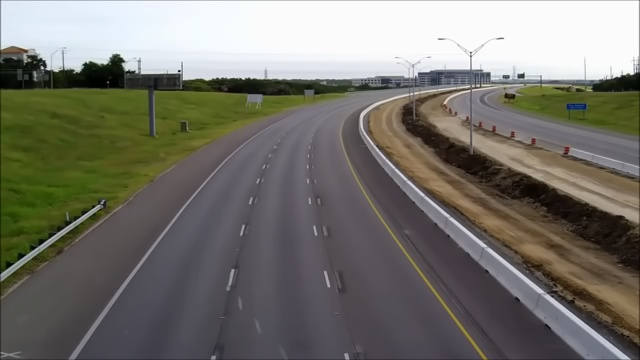
//> input picture OpenCV/CarCounting/background.jpg, 640 x 360 px
$ ./CarCounting   (built with g++ and OpenCV 4)
//> lines starting //> are read from the running program, lines starting //| are printed output that depends on the picture; after the words box and inside, x2 and y2 are one past the last pixel; in counts of white or black regions, pixels touching at a corner belong together; pictures that were not available may be replaced by others from this repository, and a replacement may not be noted
#include <opencv2/imgcodecs.hpp>
#include <opencv2/highgui.hpp>
#include <opencv2/imgproc.hpp>
#include <iostream>
#include <vector>
#include <thread>
#include <chrono>

//******************************************************************************
//! \brief Return the median value from a vector of data.
//! \note The vector \c elements will be sorted (side effect).
//******************************************************************************
// [98 lines left out: functions median, block_median, background_estimation, not called in this run]

//******************************************************************************
//! \brief Create a mask image by removing the background image on the current
//! image of the video. For each pixel at position (x,x) we do:
//! Mask(x,y) = (abs(DynamicImage(x,y) - StaticImage(x,y)) > threshold) ? 255 : 0
//! \param[in] img: dyanmic image (the current image of the video).
//! \param[in] bg: static image (background)
//! \param[in] threshold: value in where pixel of the mask will be 1.
//! \return The mask image.
//******************************************************************************
static cv::Mat create_mask(cv::Mat const& img, cv::Mat const& bg, uint8_t const threshold)
{
    cv::Mat image;
    cv::cvtColor(img, image, cv::COLOR_BGR2GRAY);

    cv::Mat background;
    cv::cvtColor(bg, background, cv::COLOR_BGR2GRAY);

    cv::Mat mask(image.size(), CV_8UC1, cv::Scalar(0));
    for (int i = 0; i < image.cols; ++i)
    {
        for (int j = 0; j < image.rows; ++j)
        {
            if (abs(background.at<uchar>(j, i) - image.at<uchar>(j, i)) > threshold)
            {
                mask.at<uchar>(j, i) = 255u;
            }
        }
    }

    return mask;
}

//******************************************************************************
//! \brief Helper class defining a zone and count points inside
//******************************************************************************
class CountingZone
{
public:

    //! \brief Define the zone to watch. A blue rectangle will be draw.
    void zone(cv::Rect zone_)
    {
        m_zone = zone_;
    }

    //! \brief Is the zone contains the given point ?
    //! \return true if the point is inside the zone defined by this instance.
    bool contains(cv::Point2f const& pt)
    {
        return m_zone.contains(pt);
    }

    //! \brief Reset the counter.
    void begin()
    {
        m_count = 0u;
        m_color = cv::Scalar(255, 0, 0);
    }

    //! \brief Increment the counter.
    // [5 lines left out: function incr, not called in this run]

    //! \brief Increment the number of car if the number of cars has increased
    //! compared the previous time.
    //! \note this basic algorithm is not 100% reliable.
    void end()
    {
        if (m_count > m_prev_count)
        {
            ++m_cars;
        }
        m_prev_count = m_count;
    }

    //! \brief Draw the number the zone and the number of cars
    void draw(cv::Mat& frame)
    {
        cv::Scalar color;
        cv::rectangle(frame, m_zone, m_color, 5);
        cv::putText(frame, std::to_string(m_cars),
                    cv::Point(m_zone.x, m_zone.y - 10),
                    cv::FONT_HERSHEY_COMPLEX_SMALL, 2,
                    cv::Scalar(255, 255, 255), 2);
        m_color = cv::Scalar(255, 0, 0);
    }

private:

    size_t m_cars = 0u;
    size_t m_count = 0u;
    size_t m_prev_count = 0u;
    cv::Rect m_zone;
    cv::Scalar m_color = cv::Scalar(255, 0, 0);
};

//******************************************************************************
//! \brief Detect dynamic objects and count them
//! \note We can save some CPU computations by reducing directly the mask to the
//! desired areas.
//******************************************************************************
static void detect_cars(cv::Mat& frame, cv::Mat const& mask, std::vector<CountingZone>& counters)
{
    // Do some treatments on the mask
    //cv::Mat kernel = cv::getStructuringElement(cv::MORPH_RECT, cv::Size(5,5));
    //cv::Mat maskErode;
    //cv::erode(mask, maskErode, kernel);
    cv::Mat kernel = cv::getStructuringElement(cv::MORPH_RECT, cv::Size(5,5));
    cv::dilate(mask, mask, kernel, cv::Point(-1,-1), 3);
    cv::imshow("Mask", mask);

    // Find dynamic objects
    std::vector<std::vector<cv::Point>> contours;
    std::vector<cv::Vec4i> hierarchy;
    cv::findContours(mask, contours, hierarchy, cv::RETR_EXTERNAL, cv::CHAIN_APPROX_SIMPLE);

    // Show dynamic objects
    std::vector<cv::Point2f> centers(contours.size());
    std::vector<float> radius(contours.size());
    for (size_t i = 0; i < contours.size(); ++i)
    {
        cv::drawContours(frame, contours, int(i), cv::Scalar(255,0,0), 2, cv::LINE_8, hierarchy, 0);
        cv::minEnclosingCircle(contours[i], centers[i], radius[i]);
    }

    for (auto& counter: counters)
    {
        counter.begin();
        for (size_t i = 0u; i < contours.size(); ++i)
        {
            if ((radius[i] > 20.0f) && (counter.contains(centers[i])))
            {
                cv::circle(frame, centers[i], 5, cv::Scalar(0,0,255), 10);//cv::FILLED);
                counter.incr();
            }
        }
        counter.end();
    }
}

//******************************************************************************
// g++ -W -Wall --std=c++11 CarCounting.cpp -o CarCounting `pkg-config --libs --cflags opencv`
//******************************************************************************
int main()
{
    cv::Mat background, frame, mask;

    // Open the video of driving cars on a highway.
    cv::VideoCapture cap("autoroute.mp4");
    if (!cap.isOpened())
    {
        std::cerr << "Error opening video file" << std::endl;
        return EXIT_FAILURE;
    }
    //int rate = static_cast<int>(1000.0 / cap.get(vc::CAP_PROP_FPS));

    // Load the image of the highway if present, else create it.
    background = cv::imread("background.jpg");
//> background is the input picture: 360 rows x 640 cols, CV_8UC3; mean B, G, R 108.5, 116.4, 117.9
    if (background.empty())
    {
        background = background_estimation(cap);
        cv::imwrite("background.jpg", background);
    }

    // Count driving cars on a 3-ways highway
    std::vector<CountingZone> counters(3);
    counters[0].zone(cv::Rect(cv::Point(75, 315), cv::Point(214, 360)));
    counters[1].zone(cv::Rect(cv::Point(215, 315), cv::Point(344, 360)));
    counters[2].zone(cv::Rect(cv::Point(345, 315), cv::Point(500, 360)));
    size_t i = cap.get(cv::CAP_PROP_FRAME_COUNT);
    while (i--)
    {
        cap.read(frame);
        mask = create_mask(frame, background, 50u);
        detect_cars(frame, mask, counters);

        for (auto& counter: counters)
        {
            counter.draw(frame);
        }
        imshow("Highway", frame);
        cv::waitKey(1);

        // TODO: implement a real pause
        std::this_thread::sleep_for(std::chrono::milliseconds(16));
    }
//> this loop made 1 pass
//> (centers in detect_cars, radius in detect_cars) on pass 1: (1 Point (x, y): [0, 0], [0])
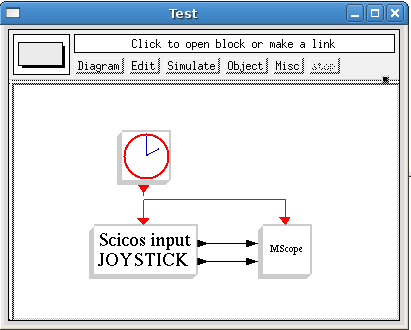
//> input picture LawControl/ScicosBlocks/Joystick/Tests/Evidences/ScicosJoystick1.jpg, 411 x 330 px, given in place of autoroute.mp4, which was not available
//> pass 1, in create_mask, `cv::cvtColor(img, image, cv::COLOR_BGR2GRAY);`:
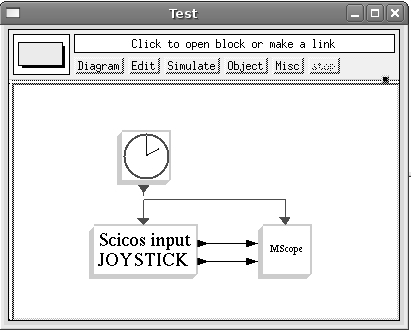
//> image: 330 rows x 411 cols, CV_8UC1; min 0, max 255, mean 227.9
//> pass 1, in create_mask, `cv::cvtColor(bg, background, cv::COLOR_BGR2GRAY);`:
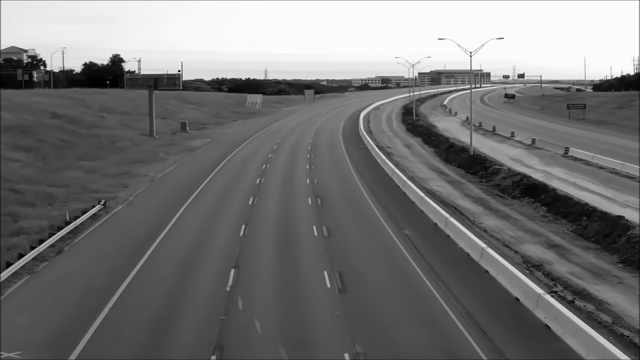
//> background: 360 rows x 640 cols, CV_8UC1; min 0, max 255, mean 115.9
//> pass 1, `mask = create_mask(frame, background, 50u);`:
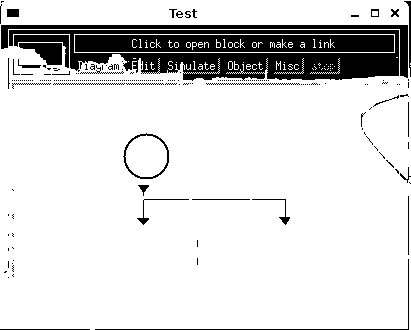
//> mask: 330 rows x 411 cols, CV_8UC1; 85.9% white; 205 black regions (171 under 20 px), largest, box (x1, y1, x2, y2) and area: (9, 30, 399, 81) 8210, (75, 35, 394, 52) 5044, (1, 25, 408, 78) 2146
//> pass 1, in detect_cars, `cv::dilate(mask, mask, kernel, cv::Point(-1,-1), 3);`:
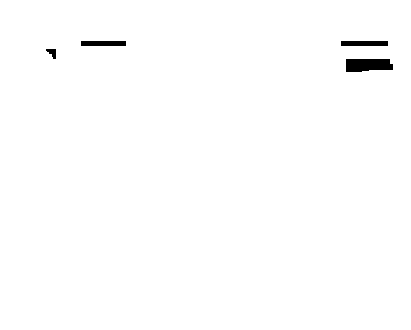
//> mask: 330 rows x 411 cols, CV_8UC1; 99.2% white; 4 black regions, box (x1, y1, x2, y2) and area: (346, 59, 393, 72) 541, (341, 41, 388, 46) 235, (81, 41, 126, 46) 225, (46, 49, 56, 59) 61
//> after the loop:
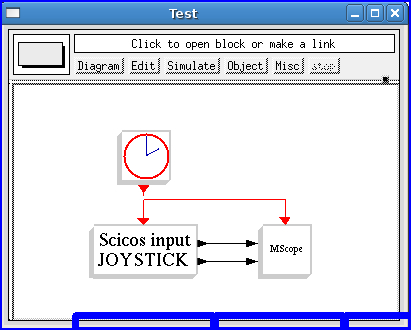
//> frame: 330 rows x 411 cols, CV_8UC3; mean B, G, R 234, 219.2, 216.2
//> after the loop, i = -1

    return EXIT_SUCCESS;
}
